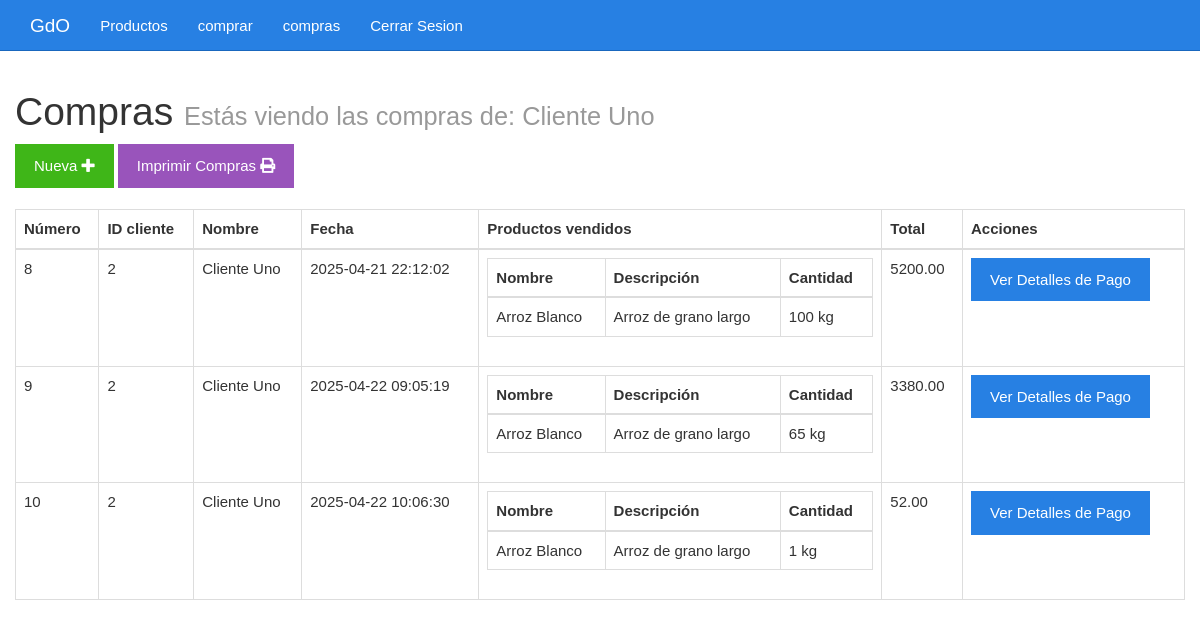
The page /cliente/ventas.php (signed in) on the database as committed earlier.
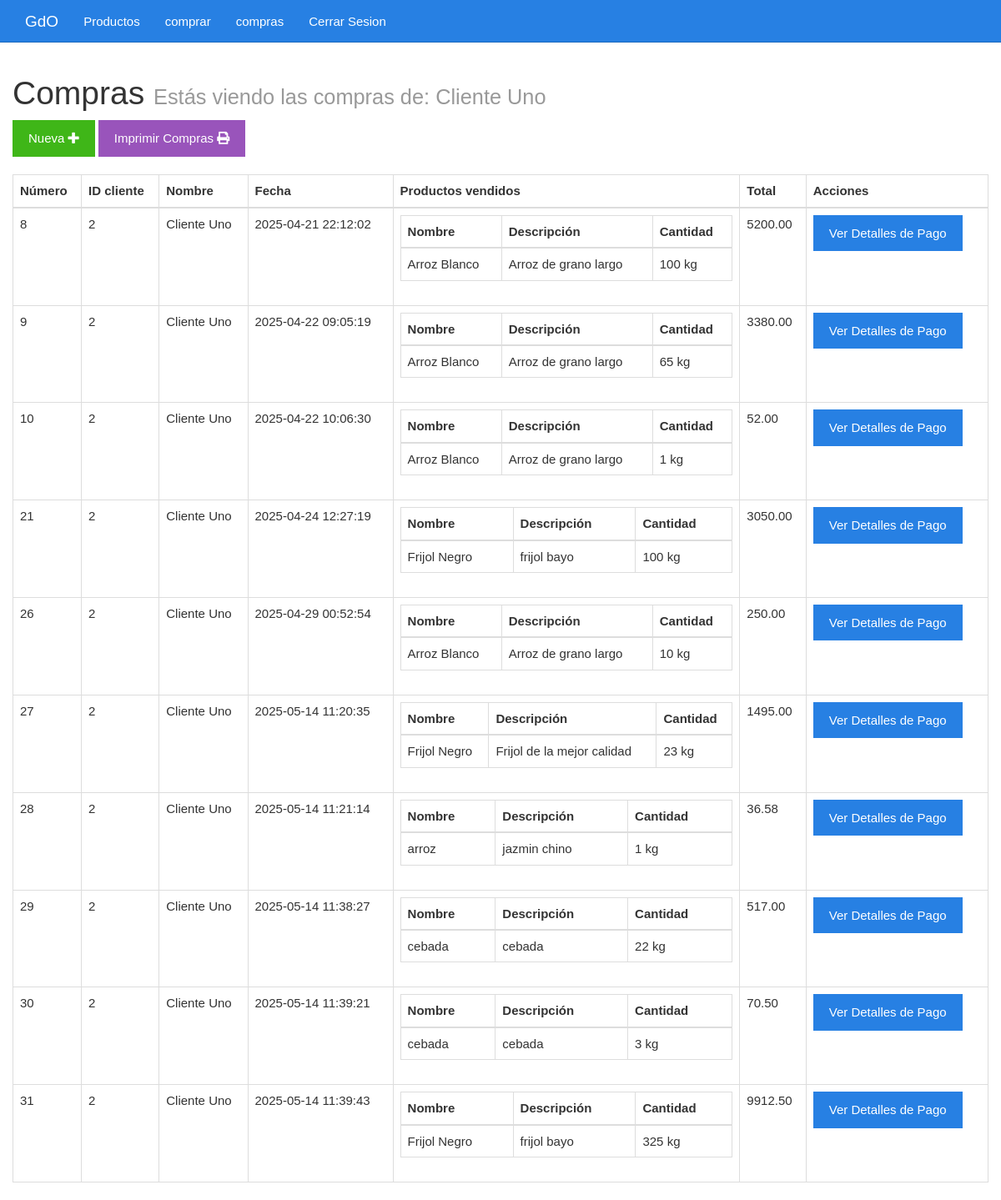
The same page on the database as committed later.
### tables this page shows
CREATE TABLE `ventas` (
  `id` int NOT NULL,
  `cliente_id` int NOT NULL,
  `empleado_id` int DEFAULT NULL,
  `fecha_venta` timestamp NULL DEFAULT CURRENT_TIMESTAMP,
  `total` decimal(10,2) NOT NULL
);

CREATE TABLE `usuarios` (
  `id` int NOT NULL,
  `nombre` varchar(255) NOT NULL,
  `email` varchar(255) NOT NULL,
  `password` varchar(255) NOT NULL,
  `rol` enum('admin','cliente','empleado') NOT NULL
);

### cliente/ventas.php (the view, shortened to what this page needs)
<?php
include_once "./diseño/encabezado.php";
include_once "../base/conexion.php";
if (isset($_SESSION['usuario_id']) && isset($_SESSION['usuario_rol']) && $_SESSION['usuario_rol'] === 'cliente') {
	$cliente_id = $_SESSION['usuario_id'];
	$sentencia = $conexion->prepare("SELECT ventas.total, ventas.fecha_venta, ventas.id, ventas.cliente_id, GROUP_CONCAT(productos.nombre, '..', productos.descripcion, '..', productos.unidad_medida, '..', productos_vendidos.cantidad SEPARATOR '__') AS productos FROM ventas INNER JOIN productos_vendidos ON productos_vendidos.id_venta = ventas.id INNER JOIN productos ON productos.id = productos_vendidos.id_producto WHERE ventas.cliente_id = :cliente_id GROUP BY ventas.id ORDER BY ventas.id;");
	$sentencia->bindParam(':cliente_id', $cliente_id, PDO::PARAM_INT);
	$sentencia->execute();
	$ventas = $sentencia->fetchAll(PDO::FETCH_OBJ);
} else {
	echo "<div class='alert alert-warning'>No tienes permiso para ver esta página o no has iniciado sesión como cliente.</div>";
	exit();
}
?>
<!DOCTYPE html>
<html lang="es">
<head>
	<link rel="stylesheet" href="./diseño/css/estilo.css">
</head>
<body>
	<div class="col-xs-12">
		<h1>Compras
			<small class="form-text text-muted">Estás viendo las compras de: <?php echo $_SESSION['usuario_nombre']; ?></small>
		</h1>
		<div class="no-imprimir">
			<a class="btn btn-success" href="./vender.php">Nueva <i class="fa fa-plus"></i></a>
			<button class="btn btn-info" onclick="window.print()">Imprimir Compras <i class="fa fa-print"></i></button>
		</div>
		<br>
		<div class="imprimir-area">
			<table class="table table-bordered">
				<thead>
					<tr>
						<th>Número</th>
						<th>ID cliente</th>
						<th>Nombre</th>
						<th>Fecha</th>
						<th>Productos vendidos</th>
						<th>Total</th>
						<th class="no-imprimir">Acciones</th>
					</tr>
				</thead>
				<tbody>
					<?php foreach ($ventas as $venta) { ?>
						<tr>
							<td><?php echo $venta->id ?></td>
							<td><?php echo $venta->cliente_id ?></td>
							<td>
								<?php
								$sentenciaCliente = $conexion->prepare("SELECT nombre FROM usuarios WHERE id = ?;");
								$sentenciaCliente->execute([$venta->cliente_id]);
								$cliente = $sentenciaCliente->fetch(PDO::FETCH_OBJ);
								echo $cliente->nombre;
								?>
							</td>
							<td><?php echo $venta->fecha_venta ?></td>
							<td>
								<table class="table table-bordered">
									<thead>
										<tr>
											<th>Nombre</th>
											<th>Descripción</th>
											<th>Cantidad</th>
										</tr>
									</thead>
									<tbody>
										<?php foreach (explode("__", $venta->productos) as $productosConcatenados) {
											$producto = explode("..", $productosConcatenados)
										?>
											<tr>
												<td><?php echo $producto[0] ?></td>
												<td><?php echo $producto[1] ?></td>
												<td><?php echo $producto[3] . ' ' . $producto[2] ?></td>
											</tr>
										<?php } ?>
									</tbody>
								</table>
							</td>
							<td><?php echo $venta->total ?></td>
							<td class="no-imprimir">
								<a href="./confirmarpago.php?id=<?php echo $venta->id; ?>" class="btn btn-primary">Ver Detalles de Pago</a>
							</td>
						</tr>
					<?php } ?>
				</tbody>
			</table>
		</div>
	</div>
</body>
</html>
<?php include_once "./diseño/pie.php" ?>

Rows that differ between the two databases and show on the page:
added ventas: id "21", cliente "2", usuarios.nombre "Cliente Uno", fecha_venta "2025-04-24 12:27:19", producto "Frijol Negro", producto "frijol bayo", producto "100", producto "kg", total "3050.00"
added ventas: id "26", cliente "2", usuarios.nombre "Cliente Uno", fecha_venta "2025-04-29 00:52:54", producto "Arroz Blanco", producto "Arroz de grano largo", producto "10", producto "kg", total "250.00"
added ventas: id "27", cliente "2", usuarios.nombre "Cliente Uno", fecha_venta "2025-05-14 11:20:35", producto "Frijol Negro", producto "Frijol de la mejor calidad", producto "23", producto "kg", total "1495.00"
added ventas: id "28", cliente "2", usuarios.nombre "Cliente Uno", fecha_venta "2025-05-14 11:21:14", producto "arroz", producto "jazmin chino", producto "1", producto "kg", total "36.58"
added ventas: id "29", cliente "2", usuarios.nombre "Cliente Uno", fecha_venta "2025-05-14 11:38:27", producto "cebada", producto "22", producto "kg", total "517.00"
added ventas: id "30", cliente "2", usuarios.nombre "Cliente Uno", fecha_venta "2025-05-14 11:39:21", producto "cebada", producto "3", producto "kg", total "70.50"
added ventas: id "31", cliente "2", usuarios.nombre "Cliente Uno", fecha_venta "2025-05-14 11:39:43", producto "Frijol Negro", producto "frijol bayo", producto "325", producto "kg", total "9912.50"
